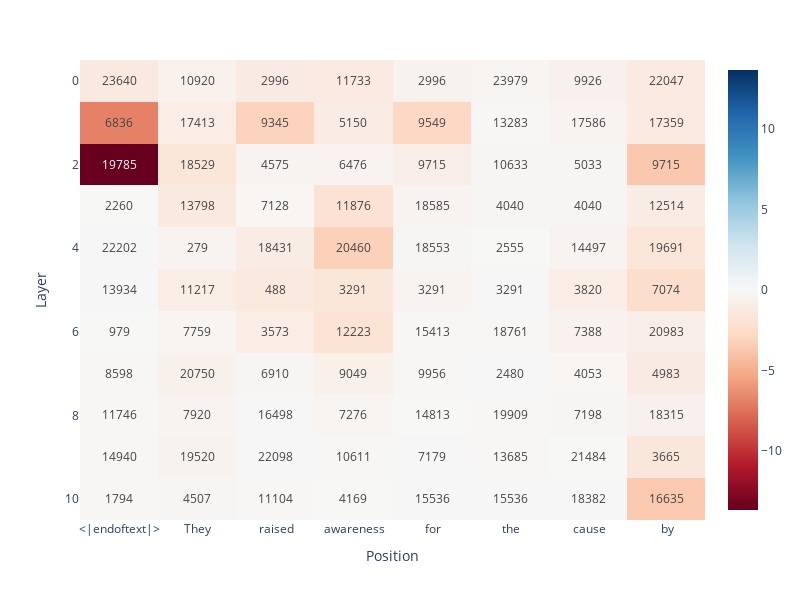

Notebook code cell kept with this figure:
### Code cell
# ### most negative attributions ###
visualize_max_attributions(min=True)

### Figure 1 — Plotly figure (JSON) as saved in the notebook; plotly's stock layout.template omitted (floating-point values rounded to 4 significant figures)
{"data": [{"coloraxis": "coloraxis", "hovertemplate": "Position: %{x}<br>Layer: %{y}<br>color: %{z}<extra></extra>", "name": "0", "text": [["23640", "10920", "2996", "11733", "2996", "23979", "9926", "22047"], ["6836", "17413", "9345", "5150", "9549", "13283", "17586", "17359"], ["19785", "18529", "4575", "6476", "9715", "10633", "5033", "9715"], ["2260", "13798", "7128", "11876", "18585", "4040", "4040", "12514"], ["22202", "279", "18431", "20460", "18553", "2555", "14497", "19691"], ["13934", "11217", "488", "3291", "3291", "3291", "3820", "7074"], ["979", "7759", "3573", "12223", "15413", "18761", "7388", "20983"], ["8598", "20750", "6910", "9049", "9956", "2480", "4053", "4983"], ["11746", "7920", "16498", "7276", "14813", "19909", "7198", "18315"], ["14940", "19520", "22098", "10611", "7179", "13685", "21484", "3665"], ["1794", "4507", "11104", "4169", "15536", "15536", "18382", "16635"]], "textfont": {"size": 12}, "texttemplate": "%{text}", "type": "heatmap", "x": ["<|endoftext|>", "They", " raised", " awareness", " for", " the", " cause", " by"], "xaxis": "x", "yaxis": "y", "z": [[-1.325, -0.6284, -1.124, -1.263, -0.5287, -0.2714, -0.6359, -1.231], [-6.914, -1.022, -3.127, -1.088, -2.87, -0.1397, -0.4036, -1.234], [-13.68, -1.653, -0.4104, -0.4024, -0.9109, -0.1579, -0.1643, -3.717], [-0.03441, -1.38, -0.2414, -2.011, -0.385, -0.2204, -0.1552, -1.028], [-0.06014, -0.36, -1.04, -3.249, -0.1754, -0.03586, -0.3834, -1.708], [-0.06652, -1.008, -1.375, -1.66, -0.3875, -0.08518, -0.9823, -2.446], [-0.0361, -0.3083, -0.9867, -1.929, -0.1462, -0.09837, -0.5674, -0.9209], [-0.104, -0.6643, -0.1747, -0.731, -0.1157, -0.05923, -0.2429, -1.128], [-0.1068, -0.3742, -0.05657, -0.3221, -0.04119, -0.08925, -0.1518, -0.6468], [-0.1077, -0.5286, -0.08227, -0.08749, -0.04948, -0.09176, -0.03134, -1.535], [-0.1216, -0.1794, -0.101, -0.04347, -0.05061, -0.05405, -0.07398, -3.638]]}], "layout": {"coloraxis": {"cmid": 0, "colorscale": [[0, "rgb(103,0,31)"], [0.1, "rgb(178,24,43)"], [0.2, "rgb(214,96,77)"], [0.3, "rgb(244,165,130)"], [0.4, "rgb(253,219,199)"], [0.5, "rgb(247,247,247)"], [0.6, "rgb(209,229,240)"], [0.7, "rgb(146,197,222)"], [0.8, "rgb(67,147,195)"], [0.9, "rgb(33,102,172)"], [1, "rgb(5,48,97)"]]}, "height": 600, "margin": {"t": 60}, "width": 800, "xaxis": {"anchor": "y", "constrain": "domain", "domain": [0, 1], "scaleanchor": "y", "title": {"text": "Position"}}, "yaxis": {"anchor": "x", "autorange": "reversed", "constrain": "domain", "domain": [0, 1], "title": {"text": "Layer"}}}}
